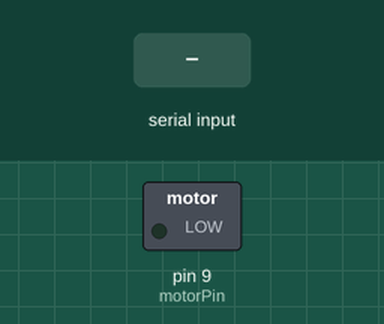
This sketch was run on a simulated Arduino Uno, built with avr-gcc and run on an emulated ATmega328P. Shown: switched loads named in the sketch (green lamp = pin HIGH). Inputs (shaded band) come from the test bench.

Above: at 1.2 s.
1.3 s: "2" received over Serial
At 2.0 s:
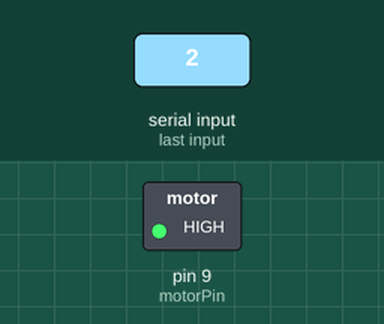
2.8 s: "3" received over Serial
At 3.1 s:
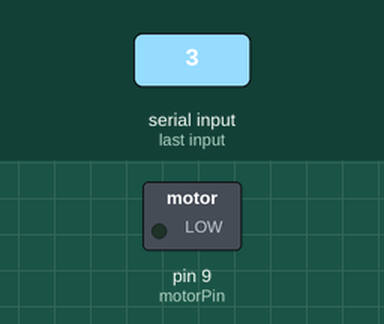
Timing chart, 0 to 5.8 s (numbered marks = the images above; inputs shaded):
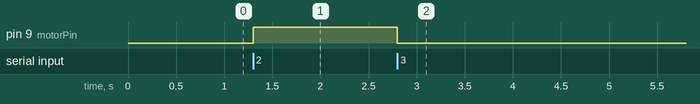

Measured:
- after the input at 1.3 s, pin 9 (motorPin): LOW → HIGH at once
- after the input at 2.8 s, pin 9 (motorPin): HIGH → LOW at once

The sketch:

test.ino
```cpp
const int motorPin=9;

void setup() {
  // put your setup code here, to run once:
  pinMode(motorPin,OUTPUT);
  Serial.begin(9600);
}

void loop() {
  // put your main code here, to run repeatedly:
  if(Serial.available()>0){
    int command=Serial.read();

    if(command=='2'){
      while(1){
        if(Serial.read()=='3'){
          digitalWrite(motorPin,LOW);
          break;
          return;
        }
        digitalWrite(motorPin,HIGH);
        // delay(1000);
        // digitalWrite(motorPin,LOW);
        // delay(1000);
      }
    }
  }
}
```
